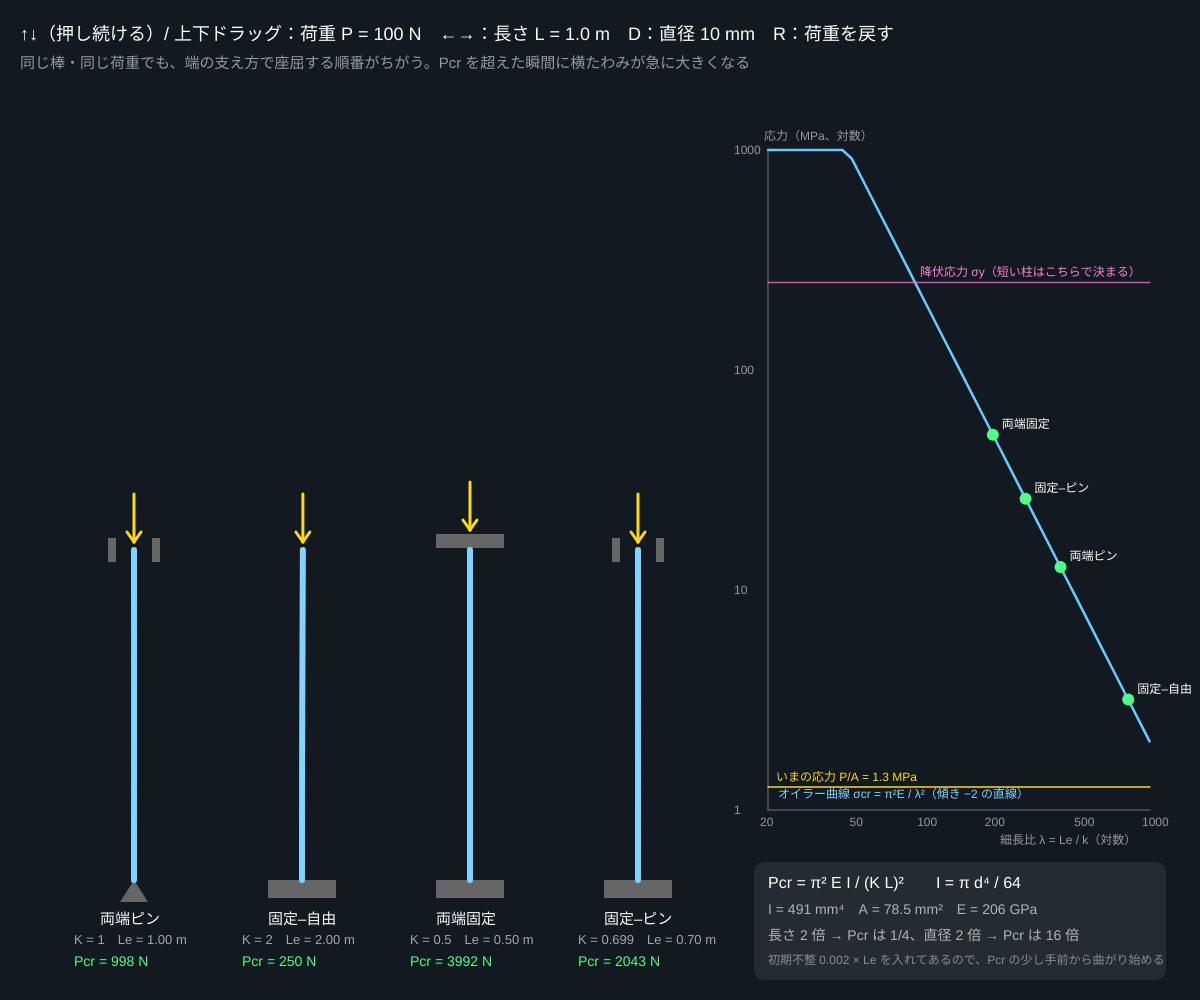
Frame 1 (no input)
Frame 60 (no input): identical to frame 1, image omitted
Frame 120 (the mouse pressed at the canvas centre since frame 60): identical to frame 1, image omitted

The p5.js sketch that drew this single still picture (run headless with seeded random() and noise() and a simulated clock; from frame 60 on, the mouse is pressed at the canvas centre):

// p5.js sketch
// ── sketch.js
// ============================================
// 09 座屈
// 細長い柱を押すと、つぶれる前に、ある荷重で突然横に曲がる（座屈）
// オイラーの座屈荷重：Pcr = π² E I / (K L)²。端の支え方で有効長さ K L が変わり、強さは最大 16 倍ちがう
// ↑↓（押し続ける）または上下ドラッグ = 荷重 P / ←→ = 柱の長さ L / D = 直径 / R = 荷重を 0 に
// ============================================

let colLen = 1.0;            // ★ 柱の長さ L（m）
let colDia = 10;             // ★ 丸棒の直径 d（mm）
let youngE = 206e9;          // ★ ヤング率（Pa、鋼）
let yieldS = 250e6;          // ★ 降伏応力（Pa）
let imperfect = 0.002;       // ★ 初期不整（最初からあるわずかな曲がり、有効長さに対する比）
let pushP = 100;             // 荷重 P（N）
// ★ 端末条件：名前、有効長さ係数 K、座屈モードの形（u = 0 が下端、1 が上端）
let ends = [
  { title: '両端ピン', K: 1.0, gainW: 1.0, f: (u) => Math.sin(Math.PI * u) },
  { title: '固定–自由', K: 2.0, gainW: 1.0, f: (u) => 1 - Math.cos((Math.PI * u) / 2) },
  { title: '両端固定', K: 0.5, gainW: 2.0, f: (u) => (1 - Math.cos(2 * Math.PI * u)) / 2 },
  { title: '固定–ピン', K: 0.699, gainW: 1.5, f: (u) => (Math.sin(4.4934 * u) - 4.4934 * Math.cos(4.4934 * u) + 4.4934 * (1 - u)) / 6.283 },
];

function setup() {
  createCanvas(windowWidth, windowHeight);
  colorMode(HSB, 360, 100, 100, 100);
}

function secI() { return (Math.PI * Math.pow(colDia / 1000, 4)) / 64; }       // 断面二次モーメント
function secA() { return (Math.PI * Math.pow(colDia / 1000, 2)) / 4; }        // 断面積
function critical(en) { return (Math.PI * Math.PI * youngE * secI()) / Math.pow(en.K * colLen, 2); }

// ★ 横たわみの大きさ δ：初期不整つきの柱のつり合い Pcr δ (1 + k δ²) = P (δ + e0) を 2 分法で解く
//   P < Pcr ではほぼ 0、Pcr を超えると急に大きくなる（k = π²/8Le² はエラスティカの近似）
function deflection(en) {
  let Le = en.K * colLen, pcr = critical(en), e0 = imperfect * Le, k = (Math.PI * Math.PI) / (8 * Le * Le);
  let lo = 0, hi = Le;
  for (let i = 0; i < 40; i++) {
    let mid = (lo + hi) / 2;
    if (pcr * mid * (1 + k * mid * mid) - pushP * (mid + e0) < 0) lo = mid; else hi = mid;
  }
  return Math.min(lo, (0.25 * colLen) / en.gainW);   // 絵がくずれないように上限をつける
}

function draw() {
  background(212, 45, 13);
  if (keyIsDown(UP_ARROW)) pushP *= 1.02;
  if (keyIsDown(DOWN_ARROW)) pushP /= 1.02;
  pushP = constrain(pushP, 10, 60000);
  let pxPerM = Math.min(330, (height - 300) / colLen);
  let baseY = height - 120, colW = (width * 0.56) / 4;
  let sigma = pushP / secA();
  let crushed = sigma >= yieldS;

  for (let c = 0; c < 4; c++) {
    let en = ends[c], x0 = 50 + colW * (c + 0.5), pcr = critical(en);
    let dlt = deflection(en) * en.gainW, buckled = pushP > pcr;
    // 柱の形：横たわみ w(u) を決め、弧の長さが変わらないように縦方向を縮める
    let n = 60, ds = colLen / n, pts = [[0, 0]], wPrev = 0, hNow = 0;
    for (let i = 1; i <= n; i++) {
      let w = dlt * en.f(i / n), dw = w - wPrev;
      hNow += Math.sqrt(Math.max(ds * ds - dw * dw, 0));
      pts.push([w, hNow]); wPrev = w;
    }
    let topY = baseY - hNow * pxPerM, topX = x0 + pts[n][0] * pxPerM;
    // 下端と上端の支え
    noStroke(); fill(0, 0, 40);
    if (c === 0) triangle(x0, baseY, x0 - 14, baseY + 22, x0 + 14, baseY + 22);
    else rect(x0 - 34, baseY, 68, 18);
    if (c === 0 || c === 3) { rect(topX - 26, topY - 12, 8, 24); rect(topX + 18, topY - 12, 8, 24); }   // 横に動けないガイド
    if (c === 2) rect(topX - 34, topY - 16, 68, 14);
    // 柱
    noFill(); stroke(buckled ? 0 : 200, buckled ? 75 : 50, 100); strokeWeight(constrain(colDia * 0.6, 3, 14));
    beginShape();
    for (let p of pts) vertex(x0 + p[0] * pxPerM, baseY - p[1] * pxPerM);
    endShape();
    // 荷重の矢印
    stroke(50, 90, 100); strokeWeight(3);
    let al = 20 + Math.log10(pushP) * 14, ay = topY - (c === 2 ? 20 : 8);
    line(topX, ay - al, topX, ay); line(topX, ay, topX - 7, ay - 10); line(topX, ay, topX + 7, ay - 10);
    // ラベル
    noStroke(); fill(0, 0, 100); textSize(15);
    text(en.title, x0 - 34, baseY + 44);
    fill(0, 0, 65); textSize(13);
    text('K = ' + en.K + '　Le = ' + nf(en.K * colLen, 1, 2) + ' m', x0 - 60, baseY + 64);
    fill(buckled ? 0 : 140, 70, 100); textSize(14);
    text('Pcr = ' + nf(pcr, 1, 0) + ' N' + (buckled ? '　座屈！' : ''), x0 - 60, baseY + 86);
  }

  // ---- 右：オイラー曲線（細長比 λ = Le / k と 座屈応力 σcr = π²E / λ²）。両対数グラフでは傾き −2 の直線
  let gx = width * 0.64, gy = 150, gw = width - gx - 50, gh = height - gy - 190;
  let rg = colDia / 1000 / 4;                               // 丸棒の断面二次半径 k = d/4
  let X = (l) => gx + ((Math.log10(constrain(l, 20, 1000)) - Math.log10(20)) / (3 - Math.log10(20))) * gw;
  let Y = (sg) => gy + gh - (Math.log10(constrain(sg / 1e6, 1, 1000)) / 3) * gh;
  stroke(0, 0, 45); strokeWeight(1); line(gx, gy, gx, gy + gh); line(gx, gy + gh, gx + gw, gy + gh);
  noFill(); stroke(200, 60, 100); strokeWeight(2.5);
  beginShape();
  for (let l = 20; l <= 1000; l *= 1.1) vertex(X(l), Y((Math.PI * Math.PI * youngE) / (l * l)));
  endShape();
  stroke(320, 60, 100, 80); strokeWeight(1.5); line(gx, Y(yieldS), gx + gw, Y(yieldS));       // 降伏
  stroke(50, 90, 100); line(gx, Y(sigma), gx + gw, Y(sigma));                                 // いまの応力
  noStroke(); textSize(12);
  fill(320, 50, 100); text('降伏応力 σy（短い柱はこちらで決まる）', gx + gw - 230, Y(yieldS) - 6);
  fill(50, 90, 100); text('いまの応力 P/A = ' + nf(sigma / 1e6, 1, 1) + ' MPa', gx + 8, Y(sigma) - 6);
  fill(200, 50, 100); text('オイラー曲線 σcr = π²E / λ²（傾き −2 の直線）', gx + 10, gy + gh - 12);
  fill(0, 0, 60); text('細長比 λ = Le / k（対数）', gx + gw - 150, gy + gh + 34); text('応力（MPa、対数）', gx - 4, gy - 10);
  for (let l of [20, 50, 100, 200, 500, 1000]) text(l, X(l) - 8, gy + gh + 16);
  for (let v of [1, 10, 100, 1000]) text(v, gx - 34, Y(v * 1e6) + 4);
  for (let c = 0; c < 4; c++) {
    let lam = (ends[c].K * colLen) / rg, scr = (Math.PI * Math.PI * youngE) / (lam * lam);
    fill(pushP > critical(ends[c]) ? 0 : 140, 70, 100); circle(X(lam), Y(scr), 12);
    fill(0, 0, 100); text(ends[c].title, X(lam) + 9, Y(scr) - 7);
  }

  // ---- 文字
  noStroke(); fill(0, 0, 100); textSize(18);
  text('↑↓（押し続ける）/ 上下ドラッグ：荷重 P = ' + nf(pushP, 1, 0) + ' N　←→：長さ L = ' + nf(colLen, 1, 1) + ' m　D：直径 ' + colDia + ' mm　R：荷重を戻す', 20, 40);
  fill(0, 0, 60); textSize(15);
  text('同じ棒・同じ荷重でも、端の支え方で座屈する順番がちがう。Pcr を超えた瞬間に横たわみが急に大きくなる', 20, 68);
  let ix = width * 0.64, iy = height - 112;
  fill(0, 0, 100, 8); rect(ix - 14, iy - 26, width - ix - 20, 118, 10);
  fill(0, 0, 100); textSize(16);
  text('Pcr = π² E I / (K L)²　　I = π d⁴ / 64', ix, iy);
  fill(0, 0, 70); textSize(14);
  text('I = ' + nf(secI() * 1e12, 1, 0) + ' mm⁴　A = ' + nf(secA() * 1e6, 1, 1) + ' mm²　E = ' + youngE / 1e9 + ' GPa', ix, iy + 26);
  fill(crushed ? 0 : 0, crushed ? 80 : 0, crushed ? 100 : 70);
  text(crushed ? '応力が降伏応力を超えた：座屈する前に材料がつぶれる（短柱）' : '長さ 2 倍 → Pcr は 1/4、直径 2 倍 → Pcr は 16 倍', ix, iy + 52);
  fill(0, 0, 55); textSize(12);
  text('初期不整 ' + imperfect + ' × Le を入れてあるので、Pcr の少し手前から曲がり始める', ix, iy + 76);
}

function mouseDragged() { pushP = constrain(pushP * Math.pow(1.01, mouseY - pmouseY), 10, 60000); }

function keyPressed() {
  if (key === LEFT_ARROW) colLen = constrain(colLen - 0.1, 0.3, 1.5);
  if (key === RIGHT_ARROW) colLen = constrain(colLen + 0.1, 0.3, 1.5);
  if (key === 'd' || key === 'D') colDia = colDia >= 20 ? 6 : colDia + 2;
  if (key === 'r' || key === 'R') pushP = 100;
}

// ---------- やってみよう ----------
// 1. ↑ を押し続けて、座屈する順番を見よう。固定–自由 → 両端ピン → 固定–ピン → 両端固定。Pcr の比は 1 : 4 : 8.2 : 16
// 2. L を半分にすると Pcr は 4 倍。定規を両手で押して、長いときと短く持ったときを比べてみよう
// 3. D で直径を太くする。I は d の 4 乗なので急に強くなる。同じ重さなら中空パイプが有利な理由を考えよう
// 4. L = 0.3 m、d = 20 mm にすると、座屈より先に降伏する（右のグラフで点がピンクの線より上にある）
// 5. imperfect を 0.02 にすると「突然」ではなくなる。現実の柱が Pcr より小さい荷重で設計される理由
